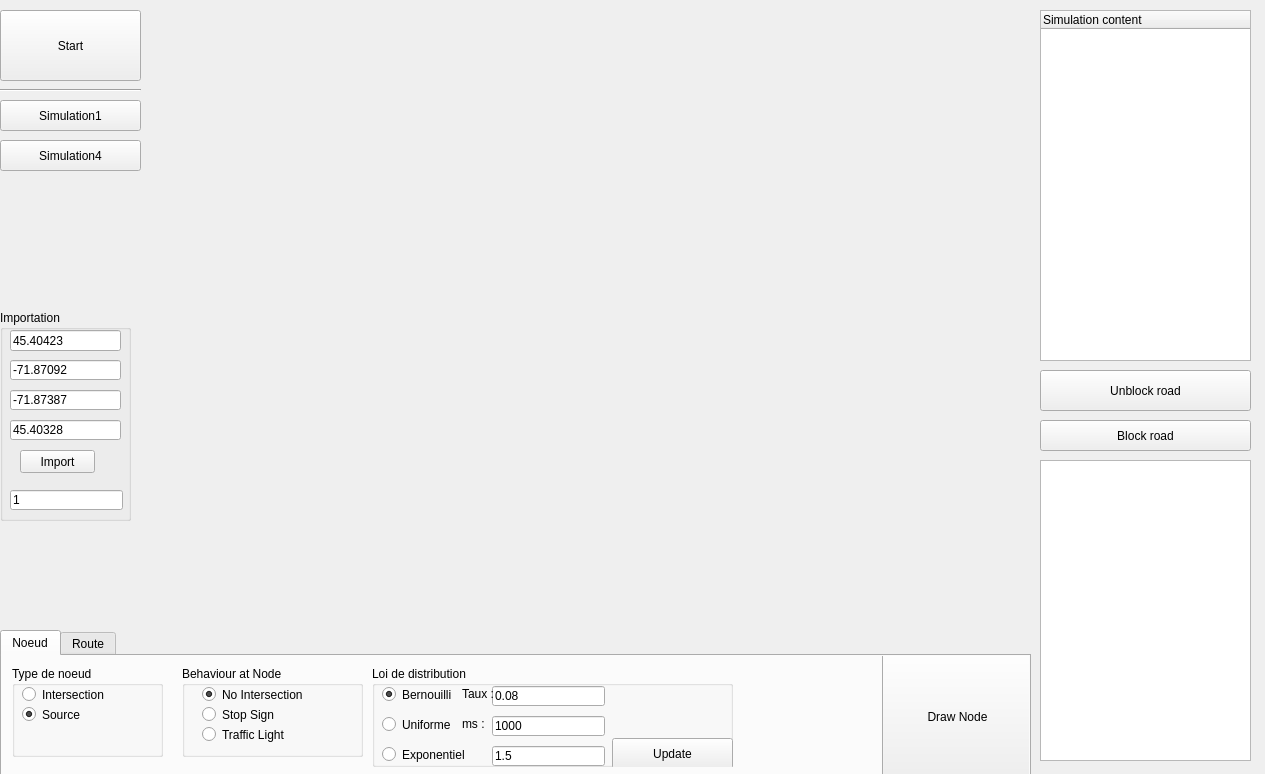
<?xml version="1.0" encoding="UTF-8"?>
<ui version="4.0">
 <class>Window</class>
 <widget class="QWidget" name="Window">
  <property name="geometry">
   <rect>
    <x>0</x>
    <y>0</y>
    <width>1265</width>
    <height>774</height>
   </rect>
  </property>
  <property name="windowTitle">
   <string>Window</string>
  </property>
  <widget class="QPushButton" name="m_boutonSimulation4">
   <property name="geometry">
    <rect>
     <x>0</x>
     <y>140</y>
     <width>141</width>
     <height>31</height>
    </rect>
   </property>
   <property name="text">
    <string>Simulation4</string>
   </property>
  </widget>
  <widget class="QPushButton" name="m_boutonSimulation1">
   <property name="geometry">
    <rect>
     <x>0</x>
     <y>100</y>
     <width>141</width>
     <height>31</height>
    </rect>
   </property>
   <property name="text">
    <string>Simulation1</string>
   </property>
  </widget>
  <widget class="QPushButton" name="m_boutonStartSimulation">
   <property name="geometry">
    <rect>
     <x>0</x>
     <y>10</y>
     <width>141</width>
     <height>71</height>
    </rect>
   </property>
   <property name="text">
    <string>Start</string>
   </property>
  </widget>
  <widget class="Line" name="line">
   <property name="geometry">
    <rect>
     <x>0</x>
     <y>80</y>
     <width>141</width>
     <height>20</height>
    </rect>
   </property>
   <property name="orientation">
    <enum>Qt::Horizontal</enum>
   </property>
  </widget>
  <widget class="QTabWidget" name="Display">
   <property name="geometry">
    <rect>
     <x>0</x>
     <y>630</y>
     <width>1031</width>
     <height>151</height>
    </rect>
   </property>
   <property name="tabShape">
    <enum>QTabWidget::Rounded</enum>
   </property>
   <property name="currentIndex">
    <number>0</number>
   </property>
   <widget class="QWidget" name="tab">
    <attribute name="title">
     <string>Noeud</string>
    </attribute>
    <widget class="QPushButton" name="m_boutonDrawSource">
     <property name="geometry">
      <rect>
       <x>880</x>
       <y>-10</y>
       <width>151</width>
       <height>141</height>
      </rect>
     </property>
     <property name="text">
      <string>Draw Node</string>
     </property>
    </widget>
    <widget class="QGroupBox" name="m_groupBoxTypeNoeud">
     <property name="geometry">
      <rect>
       <x>10</x>
       <y>10</y>
       <width>151</width>
       <height>91</height>
      </rect>
     </property>
     <property name="title">
      <string>Type de noeud</string>
     </property>
     <widget class="QRadioButton" name="m_radioButtonIntersection">
      <property name="geometry">
       <rect>
        <x>10</x>
        <y>20</y>
        <width>82</width>
        <height>17</height>
       </rect>
      </property>
      <property name="text">
       <string>Intersection</string>
      </property>
     </widget>
     <widget class="QRadioButton" name="m_radioButtonSource">
      <property name="geometry">
       <rect>
        <x>10</x>
        <y>40</y>
        <width>82</width>
        <height>17</height>
       </rect>
      </property>
      <property name="text">
       <string>Source</string>
      </property>
      <property name="checked">
       <bool>true</bool>
      </property>
     </widget>
    </widget>
    <widget class="QGroupBox" name="m_groupBoxDistribution">
     <property name="geometry">
      <rect>
       <x>370</x>
       <y>10</y>
       <width>361</width>
       <height>101</height>
      </rect>
     </property>
     <property name="title">
      <string>Loi de distribution</string>
     </property>
     <widget class="QRadioButton" name="m_radioButtonBernouilli">
      <property name="geometry">
       <rect>
        <x>10</x>
        <y>20</y>
        <width>82</width>
        <height>17</height>
       </rect>
      </property>
      <property name="text">
       <string>Bernouilli</string>
      </property>
      <property name="checked">
       <bool>true</bool>
      </property>
     </widget>
     <widget class="QRadioButton" name="m_radioButtonUniforme">
      <property name="geometry">
       <rect>
        <x>10</x>
        <y>50</y>
        <width>82</width>
        <height>17</height>
       </rect>
      </property>
      <property name="text">
       <string>Uniforme</string>
      </property>
     </widget>
     <widget class="QLineEdit" name="m_lineEditTauxUniforme">
      <property name="geometry">
       <rect>
        <x>120</x>
        <y>50</y>
        <width>113</width>
        <height>20</height>
       </rect>
      </property>
      <property name="text">
       <string>1000</string>
      </property>
     </widget>
     <widget class="QLabel" name="label_2">
      <property name="geometry">
       <rect>
        <x>90</x>
        <y>50</y>
        <width>41</width>
        <height>16</height>
       </rect>
      </property>
      <property name="text">
       <string>ms : </string>
      </property>
     </widget>
     <widget class="QLineEdit" name="m_lineEditTauxBernouilli">
      <property name="geometry">
       <rect>
        <x>120</x>
        <y>20</y>
        <width>113</width>
        <height>20</height>
       </rect>
      </property>
      <property name="text">
       <string>0.08</string>
      </property>
      <property name="placeholderText">
       <string/>
      </property>
     </widget>
     <widget class="QLabel" name="label">
      <property name="geometry">
       <rect>
        <x>90</x>
        <y>20</y>
        <width>41</width>
        <height>16</height>
       </rect>
      </property>
      <property name="text">
       <string>Taux : </string>
      </property>
     </widget>
     <widget class="QRadioButton" name="m_radioButtonExponentielle">
      <property name="geometry">
       <rect>
        <x>10</x>
        <y>80</y>
        <width>82</width>
        <height>17</height>
       </rect>
      </property>
      <property name="text">
       <string>Exponentielle</string>
      </property>
     </widget>
     <widget class="QLineEdit" name="m_lineEditTauxExponentielle">
      <property name="geometry">
       <rect>
        <x>120</x>
        <y>80</y>
        <width>113</width>
        <height>20</height>
       </rect>
      </property>
      <property name="text">
       <string>1.5</string>
      </property>
     </widget>
     <widget class="QPushButton" name="m_boutonUpdateDistribution">
      <property name="geometry">
       <rect>
        <x>240</x>
        <y>72</y>
        <width>121</width>
        <height>31</height>
       </rect>
      </property>
      <property name="text">
       <string>Update</string>
      </property>
     </widget>
    </widget>
    <widget class="QGroupBox" name="groupBox">
     <property name="geometry">
      <rect>
       <x>180</x>
       <y>10</y>
       <width>181</width>
       <height>91</height>
      </rect>
     </property>
     <property name="title">
      <string>Behaviour at Node</string>
     </property>
     <widget class="QRadioButton" name="noIntersection">
      <property name="enabled">
       <bool>true</bool>
      </property>
      <property name="geometry">
       <rect>
        <x>20</x>
        <y>20</y>
        <width>141</width>
        <height>17</height>
       </rect>
      </property>
      <property name="text">
       <string>No Intersection</string>
      </property>
      <property name="checked">
       <bool>true</bool>
      </property>
     </widget>
     <widget class="QRadioButton" name="StopSign">
      <property name="geometry">
       <rect>
        <x>20</x>
        <y>40</y>
        <width>82</width>
        <height>17</height>
       </rect>
      </property>
      <property name="text">
       <string>Stop Sign</string>
      </property>
     </widget>
     <widget class="QRadioButton" name="TrafficLight">
      <property name="geometry">
       <rect>
        <x>20</x>
        <y>60</y>
        <width>82</width>
        <height>17</height>
       </rect>
      </property>
      <property name="text">
       <string>Traffic Light</string>
      </property>
     </widget>
    </widget>
   </widget>
   <widget class="QWidget" name="tab_2">
    <attribute name="title">
     <string>Route</string>
    </attribute>
    <widget class="QPushButton" name="m_boutonDrawRoad">
     <property name="geometry">
      <rect>
       <x>870</x>
       <y>-10</y>
       <width>161</width>
       <height>141</height>
      </rect>
     </property>
     <property name="text">
      <string>Draw Road</string>
     </property>
    </widget>
    <widget class="QLabel" name="label_3">
     <property name="geometry">
      <rect>
       <x>10</x>
       <y>10</y>
       <width>91</width>
       <height>16</height>
      </rect>
     </property>
     <property name="text">
      <string>Nombre de voies :</string>
     </property>
    </widget>
    <widget class="QSpinBox" name="m_spinBoxNombreDeVoies">
     <property name="geometry">
      <rect>
       <x>100</x>
       <y>10</y>
       <width>42</width>
       <height>22</height>
      </rect>
     </property>
     <property name="minimum">
      <number>1</number>
     </property>
     <property name="maximum">
      <number>5</number>
     </property>
    </widget>
    <widget class="QLineEdit" name="m_editTextRoadName">
     <property name="geometry">
      <rect>
       <x>100</x>
       <y>40</y>
       <width>113</width>
       <height>20</height>
      </rect>
     </property>
    </widget>
    <widget class="QLabel" name="m_labelRoadName">
     <property name="geometry">
      <rect>
       <x>30</x>
       <y>40</y>
       <width>61</width>
       <height>16</height>
      </rect>
     </property>
     <property name="text">
      <string>Road name :</string>
     </property>
    </widget>
   </widget>
  </widget>
  <widget class="QGroupBox" name="m_groupBoxImportation">
   <property name="geometry">
    <rect>
     <x>0</x>
     <y>310</y>
     <width>131</width>
     <height>211</height>
    </rect>
   </property>
   <property name="title">
    <string>Importation</string>
   </property>
   <widget class="QLineEdit" name="m_lineEditNorth">
    <property name="geometry">
     <rect>
      <x>10</x>
      <y>20</y>
      <width>111</width>
      <height>21</height>
     </rect>
    </property>
    <property name="text">
     <string>45.40423</string>
    </property>
   </widget>
   <widget class="QLineEdit" name="m_lineEditEast">
    <property name="geometry">
     <rect>
      <x>10</x>
      <y>50</y>
      <width>111</width>
      <height>20</height>
     </rect>
    </property>
    <property name="text">
     <string>-71.87092</string>
    </property>
   </widget>
   <widget class="QLineEdit" name="m_lineEditWest">
    <property name="geometry">
     <rect>
      <x>10</x>
      <y>80</y>
      <width>111</width>
      <height>20</height>
     </rect>
    </property>
    <property name="text">
     <string>-71.87387</string>
    </property>
   </widget>
   <widget class="QLineEdit" name="m_lineEditSouth">
    <property name="geometry">
     <rect>
      <x>10</x>
      <y>110</y>
      <width>111</width>
      <height>20</height>
     </rect>
    </property>
    <property name="text">
     <string>45.40328</string>
    </property>
   </widget>
   <widget class="QPushButton" name="pushButton">
    <property name="geometry">
     <rect>
      <x>20</x>
      <y>140</y>
      <width>75</width>
      <height>23</height>
     </rect>
    </property>
    <property name="text">
     <string>Import</string>
    </property>
   </widget>
   <widget class="QLineEdit" name="m_scale">
    <property name="geometry">
     <rect>
      <x>10</x>
      <y>180</y>
      <width>113</width>
      <height>20</height>
     </rect>
    </property>
    <property name="text">
     <string>1</string>
    </property>
   </widget>
  </widget>
  <widget class="QTreeWidget" name="m_treeWidget">
   <property name="geometry">
    <rect>
     <x>1040</x>
     <y>10</y>
     <width>211</width>
     <height>351</height>
    </rect>
   </property>
   <column>
    <property name="text">
     <string>Simulation content</string>
    </property>
   </column>
  </widget>
  <widget class="QTextEdit" name="m_statsTextEdit">
   <property name="geometry">
    <rect>
     <x>1040</x>
     <y>460</y>
     <width>211</width>
     <height>301</height>
    </rect>
   </property>
  </widget>
  <widget class="QPushButton" name="m_boutonBlockRoad">
   <property name="geometry">
    <rect>
     <x>1040</x>
     <y>420</y>
     <width>211</width>
     <height>31</height>
    </rect>
   </property>
   <property name="text">
    <string>Block road</string>
   </property>
  </widget>
  <widget class="QPushButton" name="m_boutonUnblockRoad">
   <property name="geometry">
    <rect>
     <x>1040</x>
     <y>370</y>
     <width>211</width>
     <height>41</height>
    </rect>
   </property>
   <property name="text">
    <string>Unblock road</string>
   </property>
  </widget>
  <widget class="MyGLWidget" name="myGLWidget" native="true">
   <property name="enabled">
    <bool>true</bool>
   </property>
   <property name="geometry">
    <rect>
     <x>150</x>
     <y>10</y>
     <width>881</width>
     <height>611</height>
    </rect>
   </property>
  </widget>
 </widget>
 <layoutdefault spacing="6" margin="11"/>
 <customwidgets>
  <customwidget>
   <class>MyGLWidget</class>
   <extends>QWidget</extends>
   <header location="global">myglwidget.h</header>
   <container>1</container>
   <slots>
    <slot>setXRotation(int)</slot>
    <slot>setYRotation(int)</slot>
    <slot>setZRotation(int)</slot>
    <slot>DrawPoint(QPoint)</slot>
    <slot>StartSimulation()</slot>
    <slot>DrawNodePressed()</slot>
    <slot>DrawRoadPressed()</slot>
    <slot>ClearWidget()</slot>
    <slot>ResetPressed()</slot>
    <slot>DrawLanePressed()</slot>
    <slot>DrawSourcePressed()</slot>
    <slot>CreateSimulation1()</slot>
    <slot>CreateSimulation2()</slot>
    <slot>CreateSimulation3()</slot>
    <slot>CreateSimulation4()</slot>
    <slot>CreateSimulation5()</slot>
    <slot>BlockRoadPressed()</slot>
   </slots>
  </customwidget>
 </customwidgets>
 <resources/>
 <connections/>
</ui>
